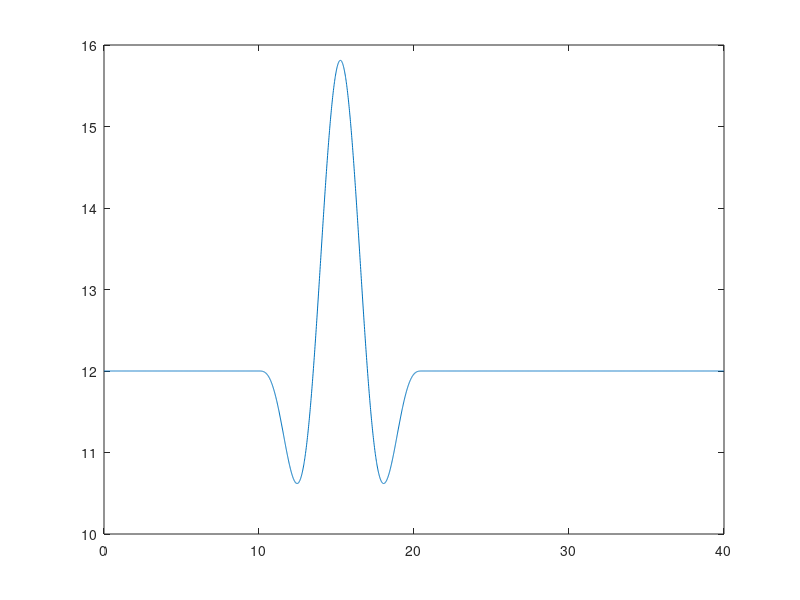

Recreate this plot in MATLAB. (Note: this script raises an error after producing the figure.)
clear all;
close all;
clc;

%%
FileName = 'EOG_URef_12';

%% Preprocessing
% time
T           = 40;                   % [s]   simulation length
dt          = 1/80;               	% [s]   simulation time step

% wind
V_hub       = 12;                   % [m/s] mean wind speed at hub height 
T_gust      = 10.5;                 % [s]   length of EOG
t_start     = 10;                   % [s]   time when EOG should start
V_ref       = 50;                   % [m/s] reference wind speed average over 10 min
I_ref       = 0.14;                 % [-]   expected value of the turbulence intensity at 15 m/s
D           = 130;                  % [m]   rotor diameter

% calculation of wind signals
t           = 0:dt:T-dt;

% Longitudinal scale parameter at hub height (assuming hub height >60 m)
lambda1     = 42;

% Extreme Operational Gust (EOG) definition
sigma1      = I_ref * (0.75*V_hub + 5.6);
V_e50     	= 1.4*V_ref;
V_e1      	= 0.8*V_e50;
V_gust      = min([1.35*(V_e1-V_hub), 3.3*(sigma1/(1+0.1*D/lambda1))]);

% EOG wind speed vector
u           = zeros(1, length(t));
for iTimeStep = 1:length(t)
    if (t(iTimeStep) >= t_start) && (t(iTimeStep) <= t_start+T_gust)
        t_EOG           = t(iTimeStep) - t_start;
        u(iTimeStep)    = V_hub-0.37*V_gust*sin(3*pi*t_EOG/T_gust)*(1-cos(2*pi*t_EOG/T_gust));
    else
        u(iTimeStep)    = V_hub;
    end
end


figure()
plot(t,u)


% Some variables required in the Type 4 wind: Bladed style
HubHeight   = 110;
dy          = HubHeight;
dz          = HubHeight;
Ny          = 3;
Nz          = 3;
URef        = V_hub;
zOffset     = HubHeight;
z0          = 0.1;          % the rougthness length, not really used


SummVars(1) = HubHeight;    % HubHeight
SummVars(3) = URef;

velocity    = zeros(max(size(t)),3,Ny,Nz);
% prepare to write out
for iy = 1:Ny
    for iz = 1:Nz
        velocity(:,1,iy,iz) = u;
    end
end

% here we use std u for v and w components, to avoid dividing by zero
SummVars(4) = std(squeeze(velocity(:,1,1,1)))/URef*100;
SummVars(5) = std(squeeze(velocity(:,1,1,1)))/URef*100;
SummVars(6) = std(squeeze(velocity(:,1,1,1)))/URef*100;

disp('Exporting rotor plane wind field as ".wnd" binary files...')
% write the .wnd
WriteBLgrid([FileName '.wnd'], velocity, dy, dz, dt, zOffset, z0, SummVars)

% Now write a sum file
fileID    = fopen([FileName '.sum'],'w');
fprintf(fileID,'This summary file is not complete it only contains required information for the OpenFAST');
fprintf(fileID,'\n');
fprintf(fileID,'F        Clockwise rotation when looking downwind?\n');
fprintf(fileID,[num2str(SummVars(1)) '  Hub height [m] \n']);
fprintf(fileID,['UBar   =  ' num2str(SummVars(3)) ' m/s \n']);
fprintf(fileID,['TI(u)  =  ' num2str(SummVars(4)) ' %%\n']);
fprintf(fileID,['TI(v)  =  ' num2str(SummVars(5)) ' %%\n']);
fprintf(fileID,['TI(w)  =  ' num2str(SummVars(6)) ' %%\n']);
fprintf(fileID,['Height Offset =  ' num2str(0) ' m\n']);
fprintf(fileID,'Creating a PERIODIC output file.');
fclose(fileID);

